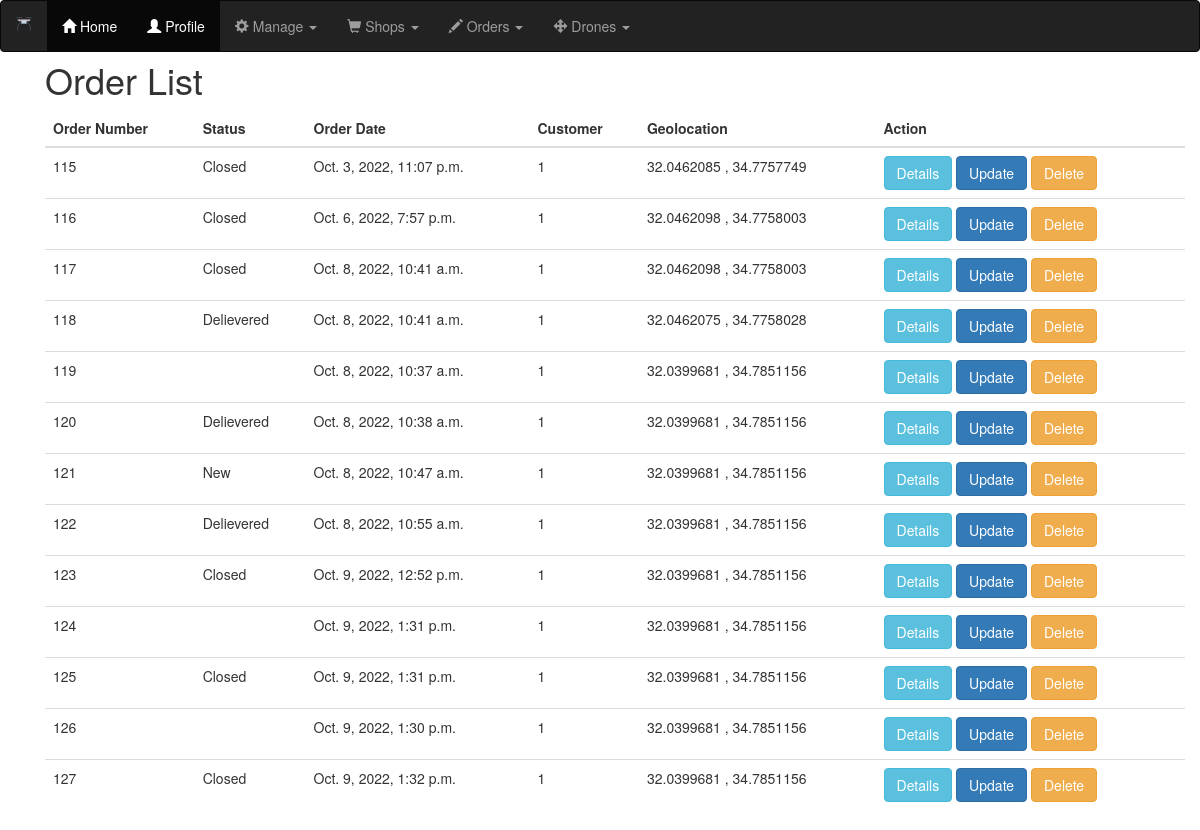
Before: /orders/order_list with the older database file.
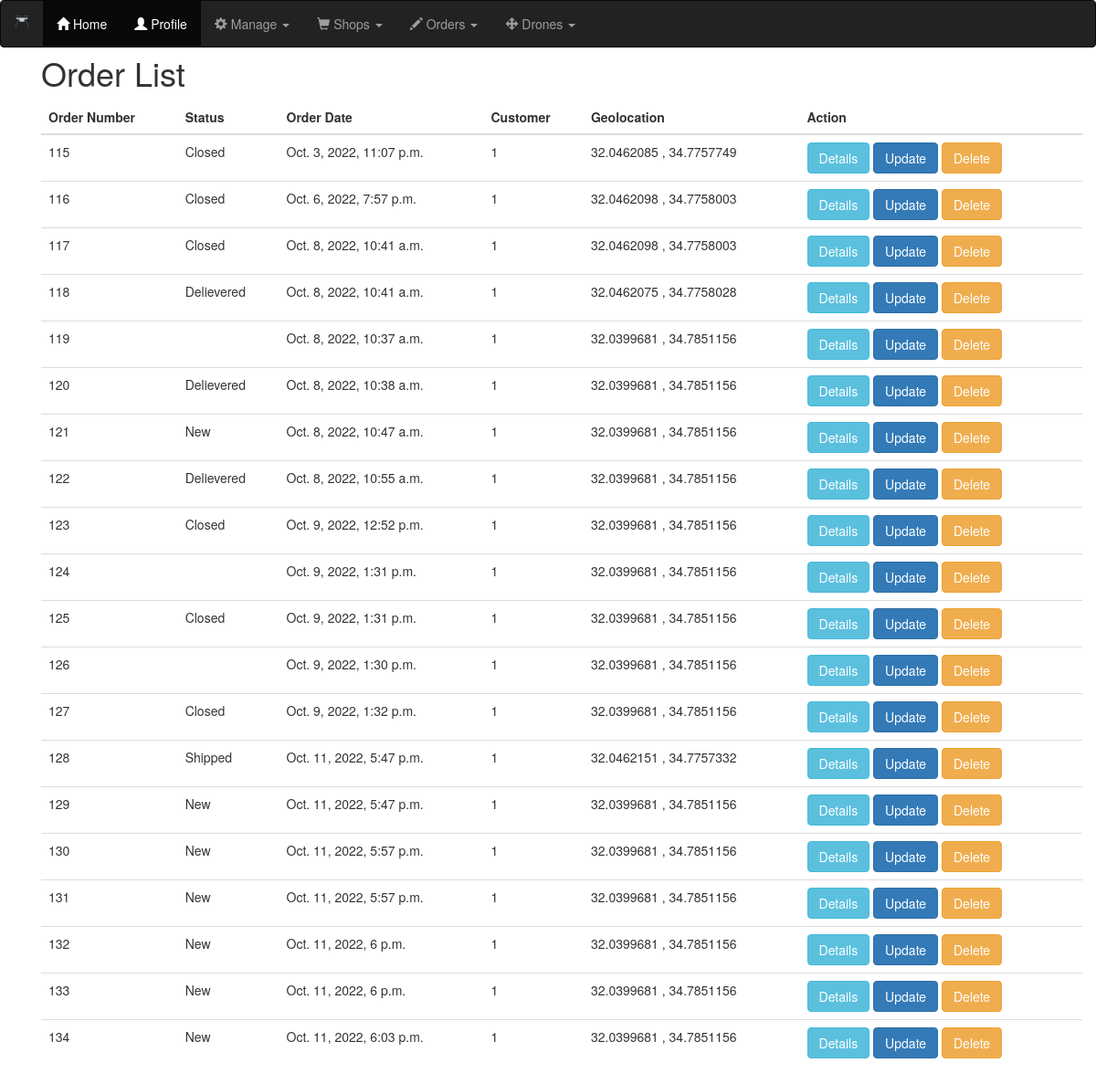
After: the same page with the newer database file.
### orders/models.py (models this page shows, shortened)
class SoftDeletionModel(models.Model):
    deleted_at = models.DateTimeField(blank=True, null=True)
    objects = SoftDeletionManager()
    all_objects = SoftDeletionManager(alive_only=False)
    class Meta:
        abstract = True

class Order(SoftDeletionModel):
    OrderStatus = (
        ('New',1),          # A new order which was not yet attended
        ('Processing',3),   # An order that is being prepared for shipping
        ('Shipped',4),      # An order which is on its way with a drone
        ('Delievered',5),   # An order which the consumer accepted with the app
        ('Closed',6),       # An order after delievered
        ('Canceled',7),     # Softly deleted order / canceled
    )
    customer = models.IntegerField()
    order_date = models.DateTimeField(auto_now=True)
    status = models.CharField(max_length = 10, choices = OrderStatus, default = 1)
    shop = models.ForeignKey(Shop,on_delete=models.DO_NOTHING)
    drone = models.ForeignKey(Drone,on_delete=models.DO_NOTHING,null=True)
    total_price = models.FloatField(default=0)
    total_weight = models.FloatField(default=0)
    lat_location = models.FloatField(default=0)
    long_location = models.FloatField(default=0)

### orders/views.py (the view)
# urls.py: path('order_list',OrderListView.as_view(),name='order_list'),
class OrderListView(ListView):
    model = Order
    context_object_name = 'order_list'
    template_name = 'orders/order_list.html'

### orders/models.py (called while the page is built)
    def get_queryset(self):
        if self.alive_only:
            return SoftDeletionQuerySet(self.model).filter(deleted_at=None)
        return SoftDeletionQuerySet(self.model)

### orders/templates/orders/order_list.html
<!DOCTYPE html>
{% extends "base.html" %}
{% load static %}
{% block content %}
<div class="container">
<br><br>
  <h1>Order List</h1>
<table class="table">
  <thead>
    <th>Order Number</th>
    <th>Status</th>
    <th>Order Date</th>
    <th>Customer</th>
    <th>Geolocation</th>
    <th>Action</th>
  </thead>
  <tbody>
  {% for order in object_list %}
    <tr class="default">
      <td>{{ order.id }}</td>
      <td>{{ order.status }}</td>
      <td>{{ order.order_date }}</td>
      <td>{{order.customer}}</td>
      <td>{{order.lat_location}} , {{order.long_location}}</td>
      <td>
        <a href="order/{{order.id}}/detail"><button type="button" class="btn btn-info">Details</button></a>
        <a href="{% url 'orders:order_update' order.id %}"><button type="button" class="btn btn-primary">Update</button></a>
        <a href="{% url 'orders:order_delete' order.id %}"><button type="button" class="btn btn-warning">Delete</button></a>
      </td>
    </tr>
  {% endfor %}
</tbody>
</table>
</div>
{% endblock %}

### templates/Base.html (shortened to what this page needs)
{% load static %}
<!DOCTYPE html>
<html lang="en" dir="ltr">
  <head>
    <link rel="stylesheet" href="https://maxcdn.bootstrapcdn.com/bootstrap/3.4.1/css/bootstrap.min.css">
    <link rel="stylesheet" href="{% static 'css/styles.css' %}">
  </head>
  <body>
      <nav class="navbar navbar-inverse" style="position:fixed ; vtop:0; width: 100%;">
        <div class="container-fluid">
          <div class="navbar-header">
            <a class="navbar-brand" href="{% url 'index' %}"><img src="{% static 'dronebar/drone2.png' %}" alt="Dronebar"></a>
          </div>
          <ul class="nav navbar-nav">
            <li class="active"><a href="{% url 'index' %}"><span class="glyphicon glyphicon-home"></span> Home</a></li>
            <li class="active"><a href="#"><span class="glyphicon glyphicon-user"></span> Profile</a></li>
            <li class="dropdown">
              <a class="dropdown-toggle" data-toggle="dropdown" href="#"><span class="glyphicon glyphicon-cog"></span> Manage
              <span class="caret"></span></a>
            </li>
            <li class="dropdown">
              <a class="dropdown-toggle" data-toggle="dropdown" href="#"><span class="glyphicon glyphicon-shopping-cart"></span> Shops
              <span class="caret"></span></a>
            </li>
            <li class="dropdown">
              <a class="dropdown-toggle" data-toggle="dropdown" href="#"><span class="glyphicon glyphicon-pencil"></span> Orders
              <span class="caret"></span></a>
            </li>
            <li class="dropdown">
              <a class="dropdown-toggle" data-toggle="dropdown" href="#"><span class="glyphicon glyphicon-move"></span> Drones
              <span class="caret"></span></a>
            </li>
          </ul>
        </div>
      </nav>
  <div class="container">
    {% block content %}
    {% endblock %}
  </div>
  </body>
</html>

### static/css/styles.css (style rules this page uses)
.active { background-color: #04AA6D; color: white; }
td { padding: 1em; }

Changed rows visible on the page:
added Order: id "128", status "Shipped", order_date "Oct. 11, 2022, 5:47 p.m.", customer "1", lat_location "32.0462151", long_location "34.7757332"
added Order: id "129", status "New", order_date "Oct. 11, 2022, 5:47 p.m.", customer "1", lat_location "32.0399681", long_location "34.7851156"
added Order: id "130", status "New", order_date "Oct. 11, 2022, 5:57 p.m.", customer "1", lat_location "32.0399681", long_location "34.7851156"
added Order: id "131", status "New", order_date "Oct. 11, 2022, 5:57 p.m.", customer "1", lat_location "32.0399681", long_location "34.7851156"
added Order: id "132", status "New", order_date "Oct. 11, 2022, 6 p.m.", customer "1", lat_location "32.0399681", long_location "34.7851156"
added Order: id "133", status "New", order_date "Oct. 11, 2022, 6 p.m.", customer "1", lat_location "32.0399681", long_location "34.7851156"
added Order: id "134", status "New", order_date "Oct. 11, 2022, 6:03 p.m.", customer "1", lat_location "32.0399681", long_location "34.7851156"
